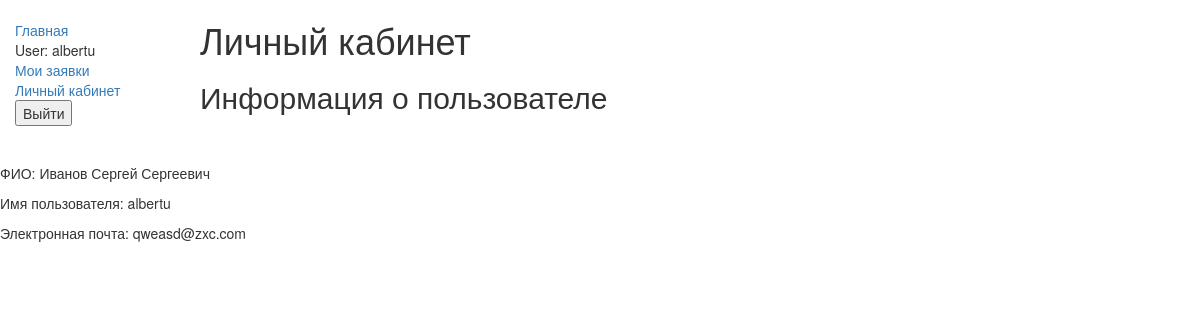
/main/profile/ (signed in), run on the app's committed database.
### main/models.py (models this page shows, shortened)
class CustomUser(AbstractUser):
    security_question  = models.ForeignKey('SecurityQuestion', on_delete=models.SET_NULL, null=True, blank=True)
    security_answer  = models.CharField(max_length=255, null=True, blank=True)

### main/views.py (the view)
# urls.py: path('profile/', views.profile_view, name='profile'),
def profile_view(request):
    return render(request, 'main/profile.html')

### main/templates/main/profile.html
{% extends 'basic.html' %}
{% block content %}
  <h1>Личный кабинет</h1>
  <h2>Информация о пользователе</h2>
<br>
<br>
  <p>ФИО: {{ user.first_name }}</p>
  <p>Имя пользователя: {{ user.username }}</p>
  <p>Электронная почта: {{ user.email }}</p>
{% endblock %}

### main/templates/basic.html (shortened to what this page needs)
<!doctype html>
<html lang="en">
  <head>
    <link
      rel="stylesheet"
      href="https://maxcdn.bootstrapcdn.com/bootstrap/3.3.7/css/bootstrap.min.css" />
    {% load static %}
    <link rel="stylesheet" href="{% static 'css/styles.css' %}"/>
  </head>
  <body>
    <div class="container-fluid">
      <div class="row">
        <div class="col-sm-2">
          {% block sidebar %}
            <ul class="sidebar-nav">
              <li><a href="{% url 'application' %}">Главная</a></li>
              {% if user.is_authenticated %}
              <li>
                <li>User: {{ user.get_username }}</li>
                <li><a href="{% url 'user-application-list' %}">Мои заявки</a></li>
                <li><a href="{% url 'profile' %}">Личный кабинет</a></li>
                <form method="POST" action="{% url 'logout' %}">
                      <button type="submit">Выйти</button>
                </form>
              </li>
            {% endif %}
            </ul>
          {% endblock %}
        </div>
    {% block content %}
    {% endblock %}
  </body>
</html>

### main/static/css/styles.css (style rules this page uses)
.sidebar-nav { margin-top: 20px; padding: 0; list-style: none; }
form { width: 50%; }

### data on the page
CustomUser: get_username "albertu", first_name "Иванов Сергей Сергеевич", username "albertu", email "qweasd@zxc.com"
